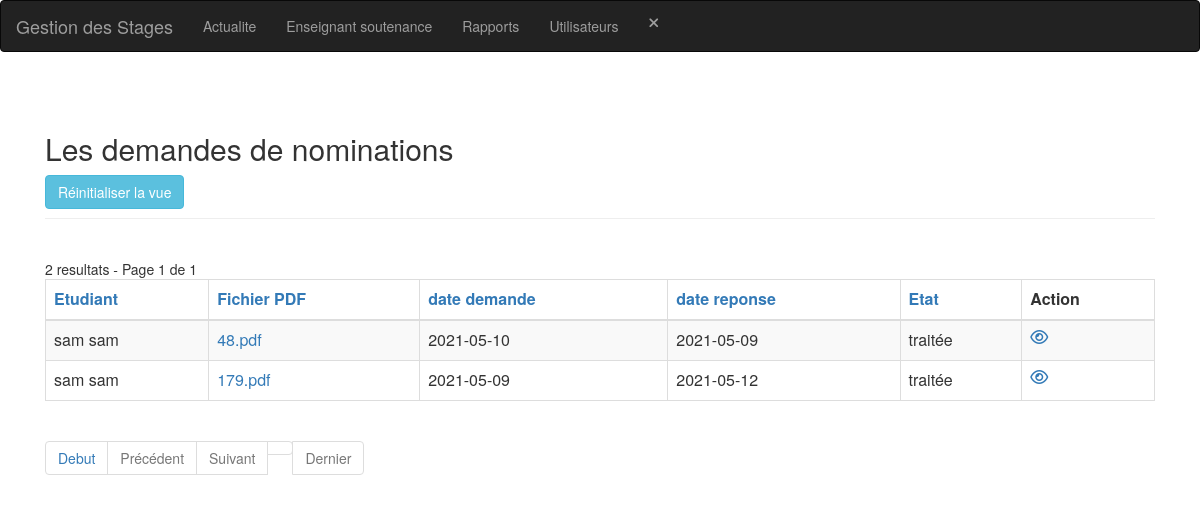
The page /demande_nomination-index.php (signed in) on the database as committed earlier.
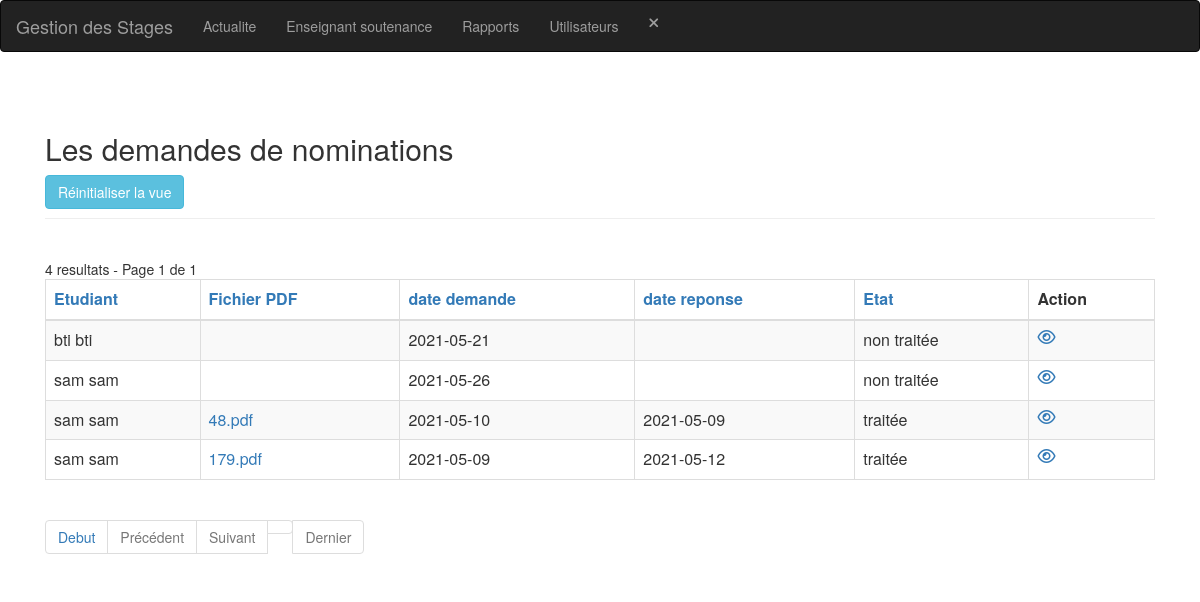
The same page on the database as committed later.
### tables this page shows
CREATE TABLE IF NOT EXISTS `demande_nomination` (
  `id` int(11) NOT NULL AUTO_INCREMENT,
  `id_etudiant` int(11) NOT NULL,
  `nom_pdf` varchar(250) NOT NULL,
  `date_demande` varchar(15) NOT NULL,
  `date_reponse` varchar(15) NOT NULL,
  `etat` int(11) NOT NULL,
  PRIMARY KEY (`id`),
  KEY `demande_nomination_ibfk_1` (`id_etudiant`)
);

CREATE TABLE IF NOT EXISTS `utilisateur` (
  `id` int(11) NOT NULL AUTO_INCREMENT,
  `nom` varchar(30) NOT NULL,
  `prenom` varchar(30) NOT NULL,
  `tel` int(30) NOT NULL,
  `email` varchar(50) NOT NULL,
  `adresse` varchar(50) NOT NULL,
  `cin` varchar(10) NOT NULL,
  `login` varchar(30) NOT NULL,
  `pwd` varchar(30) NOT NULL,
  `approuver` int(11) NOT NULL,
  `type` int(11) NOT NULL,
  PRIMARY KEY (`id`),
  UNIQUE KEY `login` (`login`)
);

### config.php (called while the page is built, shortened)
<?php
$no_of_records_per_page = 8;

### function.php (called while the page is built)
<?php
function getEtudiantName($link, $id)
{
    $nom = '';
    $sql = "SELECT nom,prenom FROM utilisateur WHERE id = $id";
    if ($stmt = mysqli_prepare($link, $sql)) {
        if (mysqli_stmt_execute($stmt)) {
            $result = mysqli_stmt_get_result($stmt);
            if (mysqli_num_rows($result) == 1) {
                $row = mysqli_fetch_array($result, MYSQLI_ASSOC);
                $nom = $row["nom"] . ' ' . $row["prenom"];
            }
        }
    }
    return $nom;
}
function getEtat($etat)
{
    if ($etat) {
        return 'traitée';
    } else {
        return 'non traitée';
    }
}

### demande_nomination-index.php (the view, shortened to what the changed rows need)
<?php
include_once('header.php');
include_once('navbar.php');
include_once('function.php');
?>
<section class="pt-5">
    <div class="container-fluid">
        <div class="row">
            <div class="col-md-12">
                <div class="page-header clearfix">
                    <h2 class="float-left">Les demandes de nominations</h2>
                </div>
                <br>
                <?php
                require_once "config.php";
                require_once "helpers.php";
                $domain     = $_SERVER['HTTP_HOST'];
                $script   = $_SERVER['SCRIPT_NAME'];
                $parameters   = $_SERVER['QUERY_STRING'];
                $protocol = strpos(strtolower($_SERVER['SERVER_PROTOCOL']), 'https')
                    === FALSE ? 'http' : 'https';
                $currenturl = $protocol . '://' . $domain . $script . '?' . $parameters;
                if (isset($_GET['pageno'])) {
                    $pageno = $_GET['pageno'];
                } else {
                    $pageno = 1;
                }
                $offset = ($pageno - 1) * $no_of_records_per_page;
                if ($_SESSION['users']['type'] == 1) {
                    $total_pages_sql = "SELECT COUNT(*) FROM demande_nomination where id_etudiant=" . $_SESSION['users']['id'];
                } else {
                    $total_pages_sql = "SELECT COUNT(*) FROM demande_nomination";
                }
                $result = mysqli_query($link, $total_pages_sql);
                $total_rows = mysqli_fetch_array($result)[0];
                $total_pages = ceil($total_rows / $no_of_records_per_page);
                $order = 'id';
                $sort = 'desc';
                if ($_SESSION['users']['type'] == 1) {
                    $sql = "SELECT * FROM demande_nomination  where id_etudiant='" . $_SESSION['users']['id'] . "' ORDER BY $order $sort LIMIT $offset, $no_of_records_per_page";
                    $count_pages = "SELECT * FROM demande_nomination where id_etudiant=" . $_SESSION['users']['id'];
                } else {
                    $sql = "SELECT * FROM demande_nomination ORDER BY $order $sort LIMIT $offset, $no_of_records_per_page";
                    $count_pages = "SELECT * FROM demande_nomination";
                }
                if ($result = mysqli_query($link, $sql)) {
                    if (mysqli_num_rows($result) > 0) {
                        if ($result_count = mysqli_query($link, $count_pages)) {
                            $total_pages = ceil(mysqli_num_rows($result_count) / $no_of_records_per_page);
                        }
                        $number_of_results = mysqli_num_rows($result_count);
                        echo " " . $number_of_results . " resultats - Page " . $pageno . " de " . $total_pages;
                        echo "<table class='table table-bordered table-striped'>";
                        echo "<thead>";
                        echo "<tr>";
                        echo "<th><a href=?sort=&order=id_etudiant&sort=$sort>Etudiant</th>";
                        echo "<th><a href=?sort=&order=nom_pdf&sort=$sort>Fichier PDF</th>";
                        echo "<th><a href=?sort=&order=date_demande&sort=$sort>date demande</th>";
                        echo "<th><a href=?sort=&order=date_reponse&sort=$sort>date reponse</th>";
                        echo "<th><a href=?sort=&order=etat&sort=$sort>Etat</th>";
                        echo "<th>Action</th>";
                        echo "</tr>";
                        echo "</thead>";
                        echo "<tbody>";
                        while ($row = mysqli_fetch_array($result)) {
                            echo "<tr>";
                            echo "<td>" . getEtudiantName($link, $row['id_etudiant']) . "</td>";
                            echo "<td><a href='/stages_/stages/nominations/" . $row['nom_pdf'] . "'>" . $row['nom_pdf'] . "</a></td>";
                            echo "<td>" . $row['date_demande'] . "</td>";
                            echo "<td>" . $row['date_reponse'] . "</td>";
                            echo "<td>" . getEtat($row['etat']) . "</td>";
                            echo "<td>";
                            echo "<a href='demande_nomination-read.php?id=" . $row['id'] . "' title='Afficher enregistrement' data-toggle='tooltip'><i class='far fa-eye'></i></a>";
                            echo "</td>";
                            echo "</tr>";
                        }
                        echo "</tbody>";
                        echo "</table>";
                ?>
                        <ul class="pagination" align-right>
                            <?php
                            $new_url = preg_replace('/&?pageno=[^&]*/', '', $currenturl);
                            ?>
                            <li class="page-item"><a class="page-link" href="<?php echo $new_url . '&pageno=1' ?>">Debut</a></li>
                            <li class="page-item <?php if ($pageno <= 1) {
                                                        echo 'disabled';
                                                    } ?>">
                                <a class="page-link" href="<?php if ($pageno <= 1) {
                                                                echo '#';
                                                            } else {
                                                                echo $new_url . "&pageno=" . ($pageno - 1);
                                                            } ?>">Précédent</a>
                            </li>
                            <li class="page-item <?php if ($pageno >= $total_pages) {
                                                        echo 'disabled';
                                                    } ?>">
                                <a class="page-link" href="<?php if ($pageno >= $total_pages) {
                                                                echo '#';
                                                            } else {
                                                                echo $new_url . "&pageno=" . ($pageno + 1);
                                                            } ?>">Suivant</a>
                            </li>
                            <li class="page-item <?php if ($pageno >= $total_pages) {
                                                        echo 'disabled';
                                                    } ?>">
                                <a class="page-item"><a class="page-link" href="<?php echo $new_url . '&pageno=' . $total_pages; ?>">Dernier</a>
                            </li>
                        </ul>
                <?php
                    } else {
                        echo "<p class='lead'><em>Aucun enregistrement n'a été trouvé.</em></p>";
                    }
                } else {
                    echo "ERROR: Could not able to execute $sql. " . mysqli_error($link);
                }
                ?>
            </div>
        </div>
    </div>
</section>
<?php
include_once('footer.php');
?>
</body>
</html>

Rows that differ between the two databases and show on the page:
added demande_nomination: id_etudiant.prenom "bti bti", date_demande "2021-05-21", etat "non traitée"
added demande_nomination: id_etudiant.prenom "sam sam", date_demande "2021-05-26", etat "non traitée"
Other text that changed with them:
$number_of_results: "2" → "4"
